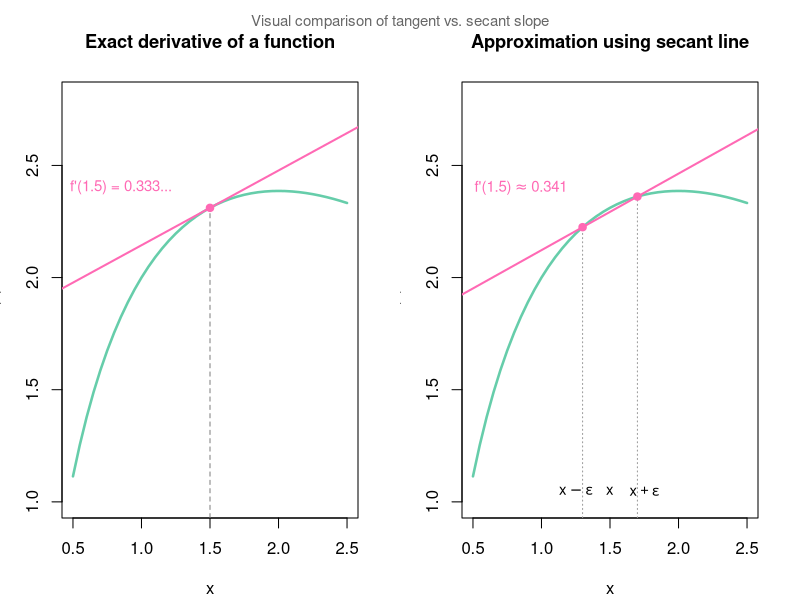
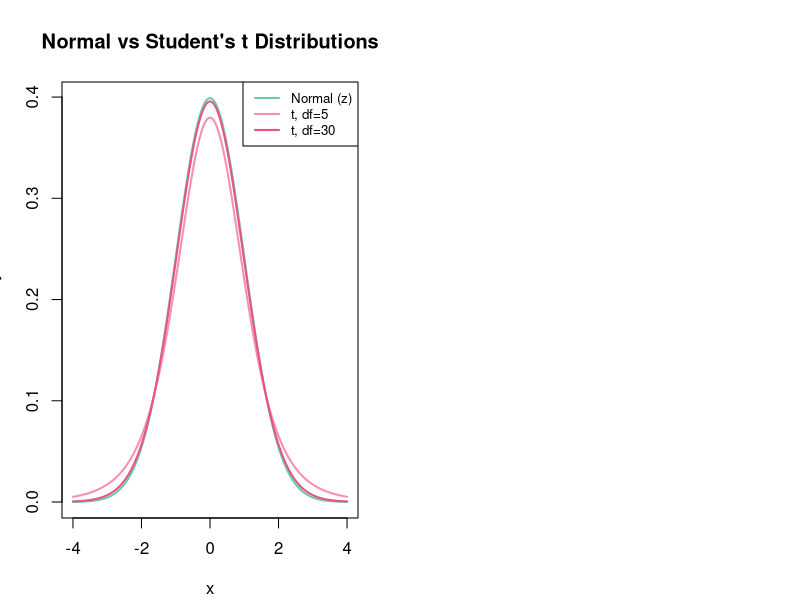

Reproduce these figures in R, in order.
## ---- chunk 1
# Set up plotting area
par(mfrow = c(1, 2), mar = c(4, 3, 4, 2) + 0.1, bg = "white")

# Define function
fsec <- function(x) 2 * log(x) - x + 3
sec.x <- seq(0.5, 2.5, 0.05)

## Left: Exact derivative using tangent line
plot(sec.x, fsec(sec.x), type = "l", lwd = 2.5, col = "#66CDAA",
     ylim = c(1, 2.8), main = "Exact derivative of a function",
     xlab = "x", ylab = "f(x)", cex.main = 1.1)
# Add tangent line (tangent slope = 1/3)
abline(fsec(1.5) - (1/3)*1.5, 1/3, col = "#FF69B4", lwd = 2)
# Add vertical reference
lines(x = c(1.5, 1.5), y = c(0, fsec(1.5)), lty = 2, col = "gray50")
# Add annotation
text(0.85, 2.4, expression("f'(1.5) = 0.333..."), col = "#FF69B4", cex = 0.9)
points(1.5, fsec(1.5), pch = 19, col = "#FF69B4")

## Right: Approximation using secant line
plot(sec.x, fsec(sec.x), type = "l", lwd = 2.5, col = "#66CDAA",
     ylim = c(1, 2.8), main = "Approximation using secant line",
     xlab = "x", ylab = "f(x)", cex.main = 1.1)
# ε (step size)
eps <- 0.2
# Points for secant
x.left <- 1.5 - eps
x.right <- 1.5 + eps
# Draw dashed guide lines
lines(x = c(x.left, x.left), y = c(0, fsec(x.left)), lty = 3, col = "gray60")
lines(x = c(x.right, x.right), y = c(0, fsec(x.right)), lty = 3, col = "gray60")
# Secant slope and line
sec.slope <- (fsec(x.right) - fsec(x.left)) / (x.right - x.left)
abline(fsec(x.left) - sec.slope * x.left, sec.slope, col = "#FF69B4", lwd = 2)
# Highlight points
points(c(x.left, x.right), c(fsec(x.left), fsec(x.right)), pch = 19, col = "#FF69B4")
# Text labels
text(0.85, 2.4, expression("f'(1.5)" %~~% 0.341), col = "#FF69B4", cex = 0.9)
text(1.5, 1.05, expression(x), cex = 0.9)
text(1.25, 1.05, expression(x - epsilon), cex = 0.9)
text(1.75, 1.05, expression(x + epsilon), cex = 0.9)
mtext("Visual comparison of tangent vs. secant slope", outer = TRUE, line = -1.5, cex = 0.9, col = "gray40")

## ---- chunk 2
#coin data generated with true p=0.6
set.seed(2061)
coins <- sample(0:1,50,TRUE,c(0.4,0.6))

# derivative of log-likelihood for coin parameter
coin.dll <- function(p) sum(coins)/p-sum(1-coins)/(1-p)

# helper function to approximate derivatives
ddx <- function(value, func, delta=1e-6){
  (func(value+delta)-func(value-delta))/(2*delta)}

# core newton-raphson algorithm, plus some output
newton <- function(f, x0, tol=1e-6, max.iter=20){
  x <- x0
  i <- 0
  results <- data.frame(iter=i,x=x,fx=f(x))
  while (abs(f(x))>tol & i<max.iter) {
    i <- i + 1
    x <- x - f(x)/ddx(x,f)
    results <- rbind(results,data.frame(iter=i,x=x,fx=f(x)))}
  return(results)}
## ---- chunk 3
# Gradient descent with backtracking line search
graddesc <- function(f, g, x0, b = 0.8, tol = 1e-2, max.iter = 40){
  i <- 0
  x <- x0
  results <- t(c(0, x, -f(x)))
  while (sqrt(g(x) %*% g(x)) > tol & i < max.iter) {
    i <- i + 1
    t <- 1
    while ((f(x + t * g(x)) < f(x)) & t > tol) {
      t <- t * b
    }
    x <- x + t * g(x)
    results <- rbind(results, t(c(i, x, -f(x))))
  }
  colnames(results) <- c('iter', paste0('x', 1:length(x)), 'f')
  return(results)
}

# Height data
heights <- c(170.1,161.6,175.2,166.3,165.6,165.8,152.0,155.8,168.6,154.3)

# Log-likelihood and gradient functions
height.ll <- function(x){
  -1 * length(heights) * log(2 * pi * x[2]) / 2 -
    sum((heights - x[1])^2) / (2 * x[2])
}

height.grad <- function(x){
  c(sum(heights - x[1]) / x[2],
    -1 * length(heights) / (2 * x[2]) +
      sum((heights - x[1])^2) / (2 * x[2]^2))
}

# Apply gradient descent
gd <- graddesc(f = height.ll, g = height.grad, x0 = c(150, 40))
gd[c(1:5, 41),]
## ---- chunk 4
heights <- c(170.1,161.6,175.2,166.3,165.6,165.8,152.0,155.8,168.6,154.3)
n <- length(heights)
sample_mean <- mean(heights)
pop_var <- 50
se <- sqrt(pop_var) / sqrt(n)

ci_lower <- sample_mean - 1.96 * se
ci_upper <- sample_mean + 1.96 * se
c("95% CI for mean height (cm)" = paste0(round(ci_lower,2), " to ", round(ci_upper,2)))
## ---- chunk 5
x <- seq(-4, 4, 0.01)
plot(x, dnorm(x), type = "l", lwd = 2, col = "#66CDAA",
     main = "Normal vs Student's t Distributions", ylab = "Density")
lines(x, dt(x, df = 5), col = "#F78FB3", lwd = 2)
lines(x, dt(x, df = 30), col = "#E75480", lwd = 2)
legend("topright", legend = c("Normal (z)", "t, df=5", "t, df=30"),
       col = c("#66CDAA", "#F78FB3", "#E75480"), lwd = 2, cex = 0.8)
## ---- chunk 6
heights <- c(170.1,161.6,175.2,166.3,165.6,165.8,152.0,155.8,168.6,154.3)
n <- length(heights)
mean_h <- mean(heights)
sd_h <- sd(heights)
se_h <- sd_h / sqrt(n)

alpha <- 0.05
t_crit <- qt(1 - alpha/2, df = n - 1)
ci_lower <- mean_h - t_crit * se_h
ci_upper <- mean_h + t_crit * se_h

c("Sample mean" = round(mean_h, 2),
  "Sample SD" = round(sd_h, 2),
  "Standard Error" = round(se_h, 2),
  "95% CI Lower" = round(ci_lower, 2),
  "95% CI Upper" = round(ci_upper, 2))
